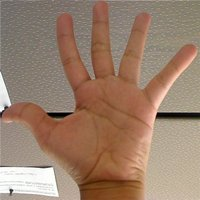
//> input picture Histogram Comparison Luv/Histogram_Comparison_Source_0.jpg, 200 x 200 px
$ ./compareHist_Demo Histogram_Comparison_Source_0.jpg Histogram_Comparison_Source_1.jpg   (built with g++ and OpenCV 4)
//> lines starting //> are read from the running program, lines starting //| are printed output that depends on the picture; after the words box and inside, x2 and y2 are one past the last pixel; in counts of white or black regions, pixels touching at a corner belong together
/**
* @file compareHist_Demo.cpp
* @brief Sample code to use the function compareHist for the L*u*v colorspace
* @author OpenCV team
*/

//#include "opencv2/imgcodecs.hpp"
#include "opencv2/highgui/highgui.hpp"
#include "opencv2/imgproc/imgproc.hpp"
#include <iostream>
#include <stdio.h>

#include <fstream>

using namespace std;
using namespace cv;

/**
* @function main
*/
int main(int argc, char** argv)
{
	Mat src_base, Luv_base;
	Mat src_test1, Luv_test1;
	Mat Luv_half_down;

	/// Load three images with different environment settings
	if (argc < 3)
	{
		printf("** Error. Usage: ./compareHist_Demo <image_settings0> <image_setting1>\n");
		return -1;
	}

	src_base = imread(argv[1], 1);
//> src_base is the input picture: 200 rows x 200 cols, CV_8UC3; mean B, G, R 107.8, 127.1, 154.3
	src_test1 = imread(argv[2], 1);
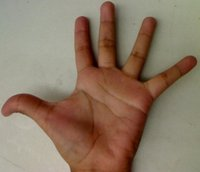
//> input picture Histogram Comparison Luv/Histogram_Comparison_Source_1.jpg, 200 x 172 px
//> src_test1 is the input picture: 172 rows x 200 cols, CV_8UC3; mean B, G, R 101.1, 120.5, 140.6

	/// Convert to HSV
	cvtColor(src_base, Luv_base, COLOR_BGR2Luv);
//> Luv_base: 200 rows x 200 cols, CV_8UC3; mean of channels 0, 1, 2 140.3, 110.5, 152.5
	cvtColor(src_test1, Luv_test1, COLOR_BGR2Luv);
//> Luv_test1: 172 rows x 200 cols, CV_8UC3; mean of channels 0, 1, 2 131.9, 107.2, 151.5

	Luv_half_down = Luv_base(Range(Luv_base.rows / 2, Luv_base.rows - 1), Range(0, Luv_base.cols - 1));
//> Luv_half_down: 99 rows x 199 cols, CV_8UC3; mean of channels 0, 1, 2 147.2, 113, 154.8

	/// Using 50 bins for hue and 60 for saturation
	int h_bins = 50; int s_bins = 60;
	int histSize[] = { h_bins, s_bins };

	// L varies from 0 to 100, u from -134 to 220 and v from -140 to 122
	float L_ranges[] = { 0, 100 };
	float u_ranges[] = { -134, 220 };
	float v_ranges[] = { -140, 122 };

	const float* ranges[] = { L_ranges, u_ranges, v_ranges };

	// Use the o-th and 1-st channels
	int channels[] = { 0, 1, 2};


	/// Histograms
	MatND hist_base;
	MatND hist_half_down;
	MatND hist_test1;

	/// Calculate the histograms for the L*u*v images
	calcHist(&Luv_base, 1, channels, Mat(), hist_base, 2, histSize, ranges, true, false);
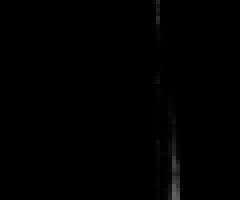
//> hist_base: 50 rows x 60 cols, CV_32FC1 (shown 4 times larger); min 0, max 101, mean 0.8
	normalize(hist_base, hist_base, 0, 1, NORM_MINMAX, -1, Mat());
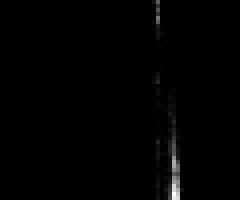
//> hist_base: 50 rows x 60 cols, CV_32FC1 (shown 4 times larger); 6.1% of pixels changed, all inside (x1, y1, x2, y2) = (38, 0, 46, 50)

	calcHist(&Luv_half_down, 1, channels, Mat(), hist_half_down, 2, histSize, ranges, true, false);
	normalize(hist_half_down, hist_half_down, 0, 1, NORM_MINMAX, -1, Mat());
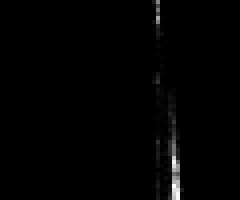
//> hist_half_down: 50 rows x 60 cols, CV_32FC1 (shown 4 times larger); min 0, max 1, mean 0.0093

	calcHist(&Luv_test1, 1, channels, Mat(), hist_test1, 2, histSize, ranges, true, false);
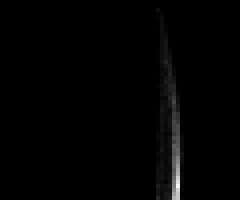
//> hist_test1: 50 rows x 60 cols, CV_32FC1 (shown 4 times larger); min 0, max 248, mean 2.6
	normalize(hist_test1, hist_test1, 0, 1, NORM_MINMAX, -1, Mat());
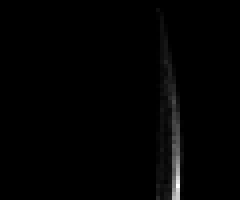
//> hist_test1: 50 rows x 60 cols, CV_32FC1 (shown 4 times larger); 8.47% of pixels changed, all inside (x1, y1, x2, y2) = (39, 2, 46, 50)

	ofstream myfile;
	myfile.open("example.txt");


	/// Apply the histogram comparison methods
	for (int i = 0; i < 4; i++)
	{
		int compare_method = i;
		double base_base = compareHist(hist_base, hist_base, compare_method);
		double base_half = compareHist(hist_base, hist_half_down, compare_method);
		double base_test1 = compareHist(hist_base, hist_test1, compare_method);

		printf(" Method [%d] Base-Base, Base-Half, Base-Test(1): %f, %f, %f\n", i, base_base, base_half, base_test1);
		myfile << " Method [" << i << "] Perfect, Base-Half, Base-Test(1), Base-Test(2) : " << "\t" << base_base << ",\t\t" << base_half << ",\t" << base_test1 << ",\t" << endl;

	}
//> this loop made 4 passes
//> (base_base, base_half, base_test1) on passes 1 to 4: (1, 0.98, 0.809), (0, 2.88, 52.49), (22.65, 21.59, 16.01), (0, 0.0979, 0.459)
//|  Method [0] Base-Base, Base-Half, Base-Test(1): 1.000000, 0.980260, 0.808951
//|  Method [1] Base-Base, Base-Half, Base-Test(1): 0.000000, 2.878688, 52.494032
//|  Method [2] Base-Base, Base-Half, Base-Test(1): 22.653465, 21.593776, 16.008384
//|  Method [3] Base-Base, Base-Half, Base-Test(1): 0.000000, 0.097886, 0.458790

	myfile.close();
	printf("Done \n");

	system("PAUSE");

	return 0;
}
